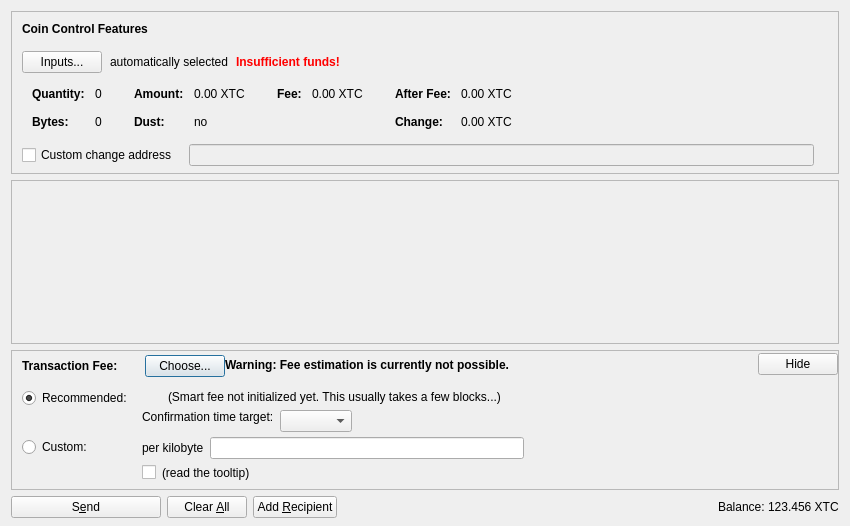
<?xml version="1.0" encoding="UTF-8"?>
<ui version="4.0">
 <class>SendCoinsDialog</class>
 <widget class="QDialog" name="SendCoinsDialog">
  <property name="geometry">
   <rect>
    <x>0</x>
    <y>0</y>
    <width>850</width>
    <height>526</height>
   </rect>
  </property>
  <property name="windowTitle">
   <string>Send Coins</string>
  </property>
  <layout class="QVBoxLayout" name="verticalLayout" stretch="0,1,0,0">
   <property name="bottomMargin">
    <number>8</number>
   </property>
   <item>
    <widget class="QFrame" name="frameCoinControl">
     <property name="sizePolicy">
      <sizepolicy hsizetype="Expanding" vsizetype="Expanding">
       <horstretch>0</horstretch>
       <verstretch>0</verstretch>
      </sizepolicy>
     </property>
     <property name="maximumSize">
      <size>
       <width>16777215</width>
       <height>16777215</height>
      </size>
     </property>
     <property name="frameShape">
      <enum>QFrame::StyledPanel</enum>
     </property>
     <property name="frameShadow">
      <enum>QFrame::Sunken</enum>
     </property>
     <layout class="QVBoxLayout" name="verticalLayoutCoinControl2">
      <property name="spacing">
       <number>0</number>
      </property>
      <property name="leftMargin">
       <number>0</number>
      </property>
      <property name="topMargin">
       <number>0</number>
      </property>
      <property name="rightMargin">
       <number>0</number>
      </property>
      <property name="bottomMargin">
       <number>6</number>
      </property>
      <item>
       <layout class="QVBoxLayout" name="verticalLayoutCoinControl" stretch="0,0,0,0,1">
        <property name="spacing">
         <number>0</number>
        </property>
        <property name="leftMargin">
         <number>10</number>
        </property>
        <property name="topMargin">
         <number>10</number>
        </property>
        <item>
         <layout class="QHBoxLayout" name="horizontalLayoutCoinControl1">
          <property name="bottomMargin">
           <number>15</number>
          </property>
          <item>
           <widget class="QLabel" name="labelCoinControlFeatures">
            <property name="sizePolicy">
             <sizepolicy hsizetype="Preferred" vsizetype="Maximum">
              <horstretch>0</horstretch>
              <verstretch>0</verstretch>
             </sizepolicy>
            </property>
            <property name="font">
             <font>
              <weight>75</weight>
              <bold>true</bold>
             </font>
            </property>
            <property name="styleSheet">
             <string notr="true">font-weight:bold;</string>
            </property>
            <property name="text">
             <string>Coin Control Features</string>
            </property>
           </widget>
          </item>
         </layout>
        </item>
        <item>
         <layout class="QHBoxLayout" name="horizontalLayoutCoinControl2" stretch="0,0,0,0">
          <property name="spacing">
           <number>8</number>
          </property>
          <property name="bottomMargin">
           <number>10</number>
          </property>
          <item>
           <widget class="QPushButton" name="pushButtonCoinControl">
            <property name="styleSheet">
             <string notr="true"/>
            </property>
            <property name="text">
             <string>Inputs...</string>
            </property>
            <property name="autoDefault">
             <bool>false</bool>
            </property>
           </widget>
          </item>
          <item>
           <widget class="QLabel" name="labelCoinControlAutomaticallySelected">
            <property name="text">
             <string>automatically selected</string>
            </property>
            <property name="margin">
             <number>5</number>
            </property>
           </widget>
          </item>
          <item>
           <widget class="QLabel" name="labelCoinControlInsuffFunds">
            <property name="font">
             <font>
              <weight>75</weight>
              <bold>true</bold>
             </font>
            </property>
            <property name="styleSheet">
             <string notr="true">color:red;font-weight:bold;</string>
            </property>
            <property name="text">
             <string>Insufficient funds!</string>
            </property>
            <property name="margin">
             <number>5</number>
            </property>
           </widget>
          </item>
          <item>
           <spacer name="horizontalSpacerCoinControl">
            <property name="orientation">
             <enum>Qt::Horizontal</enum>
            </property>
            <property name="sizeHint" stdset="0">
             <size>
              <width>40</width>
              <height>1</height>
             </size>
            </property>
           </spacer>
          </item>
         </layout>
        </item>
        <item>
         <widget class="QWidget" name="widgetCoinControl" native="true">
          <property name="sizePolicy">
           <sizepolicy hsizetype="Preferred" vsizetype="Preferred">
            <horstretch>0</horstretch>
            <verstretch>0</verstretch>
           </sizepolicy>
          </property>
          <property name="minimumSize">
           <size>
            <width>0</width>
            <height>0</height>
           </size>
          </property>
          <property name="styleSheet">
           <string notr="true"/>
          </property>
          <layout class="QHBoxLayout" name="horizontalLayoutCoinControl5">
           <property name="leftMargin">
            <number>0</number>
           </property>
           <property name="topMargin">
            <number>0</number>
           </property>
           <property name="rightMargin">
            <number>0</number>
           </property>
           <property name="bottomMargin">
            <number>0</number>
           </property>
           <item>
            <layout class="QHBoxLayout" name="horizontalLayoutCoinControl3" stretch="0,0,0,1">
             <property name="spacing">
              <number>20</number>
             </property>
             <property name="topMargin">
              <number>0</number>
             </property>
             <property name="bottomMargin">
              <number>10</number>
             </property>
             <item>
              <layout class="QFormLayout" name="formLayoutCoinControl1">
               <property name="horizontalSpacing">
                <number>10</number>
               </property>
               <property name="verticalSpacing">
                <number>14</number>
               </property>
               <property name="leftMargin">
                <number>10</number>
               </property>
               <property name="topMargin">
                <number>4</number>
               </property>
               <property name="rightMargin">
                <number>6</number>
               </property>
               <item row="0" column="0">
                <widget class="QLabel" name="labelCoinControlQuantityText">
                 <property name="font">
                  <font>
                   <weight>75</weight>
                   <bold>true</bold>
                  </font>
                 </property>
                 <property name="text">
                  <string>Quantity:</string>
                 </property>
                 <property name="margin">
                  <number>0</number>
                 </property>
                </widget>
               </item>
               <item row="0" column="1">
                <widget class="QLabel" name="labelCoinControlQuantity">
                 <property name="cursor">
                  <cursorShape>IBeamCursor</cursorShape>
                 </property>
                 <property name="contextMenuPolicy">
                  <enum>Qt::ActionsContextMenu</enum>
                 </property>
                 <property name="text">
                  <string notr="true">0</string>
                 </property>
                 <property name="margin">
                  <number>0</number>
                 </property>
                 <property name="textInteractionFlags">
                  <set>Qt::LinksAccessibleByMouse|Qt::TextSelectableByKeyboard|Qt::TextSelectableByMouse</set>
                 </property>
                </widget>
               </item>
               <item row="1" column="0">
                <widget class="QLabel" name="labelCoinControlBytesText">
                 <property name="font">
                  <font>
                   <weight>75</weight>
                   <bold>true</bold>
                  </font>
                 </property>
                 <property name="text">
                  <string>Bytes:</string>
                 </property>
                </widget>
               </item>
               <item row="1" column="1">
                <widget class="QLabel" name="labelCoinControlBytes">
                 <property name="cursor">
                  <cursorShape>IBeamCursor</cursorShape>
                 </property>
                 <property name="contextMenuPolicy">
                  <enum>Qt::ActionsContextMenu</enum>
                 </property>
                 <property name="text">
                  <string notr="true">0</string>
                 </property>
                 <property name="textInteractionFlags">
                  <set>Qt::LinksAccessibleByMouse|Qt::TextSelectableByKeyboard|Qt::TextSelectableByMouse</set>
                 </property>
                </widget>
               </item>
              </layout>
             </item>
             <item>
              <layout class="QFormLayout" name="formLayoutCoinControl2">
               <property name="horizontalSpacing">
                <number>10</number>
               </property>
               <property name="verticalSpacing">
                <number>14</number>
               </property>
               <property name="leftMargin">
                <number>6</number>
               </property>
               <property name="topMargin">
                <number>4</number>
               </property>
               <property name="rightMargin">
                <number>6</number>
               </property>
               <item row="0" column="0">
                <widget class="QLabel" name="labelCoinControlAmountText">
                 <property name="font">
                  <font>
                   <weight>75</weight>
                   <bold>true</bold>
                  </font>
                 </property>
                 <property name="text">
                  <string>Amount:</string>
                 </property>
                 <property name="margin">
                  <number>0</number>
                 </property>
                </widget>
               </item>
               <item row="0" column="1">
                <widget class="QLabel" name="labelCoinControlAmount">
                 <property name="cursor">
                  <cursorShape>IBeamCursor</cursorShape>
                 </property>
                 <property name="contextMenuPolicy">
                  <enum>Qt::ActionsContextMenu</enum>
                 </property>
                 <property name="text">
                  <string notr="true">0.00 XTC</string>
                 </property>
                 <property name="textInteractionFlags">
                  <set>Qt::LinksAccessibleByMouse|Qt::TextSelectableByKeyboard|Qt::TextSelectableByMouse</set>
                 </property>
                </widget>
               </item>
               <item row="1" column="0">
                <widget class="QLabel" name="labelCoinControlLowOutputText">
                 <property name="font">
                  <font>
                   <weight>75</weight>
                   <bold>true</bold>
                  </font>
                 </property>
                 <property name="text">
                  <string>Dust:</string>
                 </property>
                </widget>
               </item>
               <item row="1" column="1">
                <widget class="QLabel" name="labelCoinControlLowOutput">
                 <property name="cursor">
                  <cursorShape>IBeamCursor</cursorShape>
                 </property>
                 <property name="contextMenuPolicy">
                  <enum>Qt::ActionsContextMenu</enum>
                 </property>
                 <property name="text">
                  <string notr="true">no</string>
                 </property>
                 <property name="textInteractionFlags">
                  <set>Qt::LinksAccessibleByMouse|Qt::TextSelectableByKeyboard|Qt::TextSelectableByMouse</set>
                 </property>
                </widget>
               </item>
              </layout>
             </item>
             <item>
              <layout class="QFormLayout" name="formLayoutCoinControl3">
               <property name="horizontalSpacing">
                <number>10</number>
               </property>
               <property name="verticalSpacing">
                <number>14</number>
               </property>
               <property name="leftMargin">
                <number>6</number>
               </property>
               <property name="topMargin">
                <number>4</number>
               </property>
               <property name="rightMargin">
                <number>6</number>
               </property>
               <item row="0" column="0">
                <widget class="QLabel" name="labelCoinControlFeeText">
                 <property name="font">
                  <font>
                   <weight>75</weight>
                   <bold>true</bold>
                  </font>
                 </property>
                 <property name="text">
                  <string>Fee:</string>
                 </property>
                 <property name="margin">
                  <number>0</number>
                 </property>
                </widget>
               </item>
               <item row="0" column="1">
                <widget class="QLabel" name="labelCoinControlFee">
                 <property name="cursor">
                  <cursorShape>IBeamCursor</cursorShape>
                 </property>
                 <property name="contextMenuPolicy">
                  <enum>Qt::ActionsContextMenu</enum>
                 </property>
                 <property name="text">
                  <string notr="true">0.00 XTC</string>
                 </property>
                 <property name="textInteractionFlags">
                  <set>Qt::LinksAccessibleByMouse|Qt::TextSelectableByKeyboard|Qt::TextSelectableByMouse</set>
                 </property>
                </widget>
               </item>
              </layout>
             </item>
             <item>
              <layout class="QFormLayout" name="formLayoutCoinControl4">
               <property name="horizontalSpacing">
                <number>10</number>
               </property>
               <property name="verticalSpacing">
                <number>14</number>
               </property>
               <property name="leftMargin">
                <number>6</number>
               </property>
               <property name="topMargin">
                <number>4</number>
               </property>
               <property name="rightMargin">
                <number>6</number>
               </property>
               <item row="0" column="0">
                <widget class="QLabel" name="labelCoinControlAfterFeeText">
                 <property name="font">
                  <font>
                   <weight>75</weight>
                   <bold>true</bold>
                  </font>
                 </property>
                 <property name="text">
                  <string>After Fee:</string>
                 </property>
                 <property name="margin">
                  <number>0</number>
                 </property>
                </widget>
               </item>
               <item row="0" column="1">
                <widget class="QLabel" name="labelCoinControlAfterFee">
                 <property name="cursor">
                  <cursorShape>IBeamCursor</cursorShape>
                 </property>
                 <property name="contextMenuPolicy">
                  <enum>Qt::ActionsContextMenu</enum>
                 </property>
                 <property name="text">
                  <string notr="true">0.00 XTC</string>
                 </property>
                 <property name="textInteractionFlags">
                  <set>Qt::LinksAccessibleByMouse|Qt::TextSelectableByKeyboard|Qt::TextSelectableByMouse</set>
                 </property>
                </widget>
               </item>
               <item row="1" column="0">
                <widget class="QLabel" name="labelCoinControlChangeText">
                 <property name="font">
                  <font>
                   <weight>75</weight>
                   <bold>true</bold>
                  </font>
                 </property>
                 <property name="text">
                  <string>Change:</string>
                 </property>
                </widget>
               </item>
               <item row="1" column="1">
                <widget class="QLabel" name="labelCoinControlChange">
                 <property name="cursor">
                  <cursorShape>IBeamCursor</cursorShape>
                 </property>
                 <property name="contextMenuPolicy">
                  <enum>Qt::ActionsContextMenu</enum>
                 </property>
                 <property name="text">
                  <string notr="true">0.00 XTC</string>
                 </property>
                 <property name="textInteractionFlags">
                  <set>Qt::LinksAccessibleByMouse|Qt::TextSelectableByKeyboard|Qt::TextSelectableByMouse</set>
                 </property>
                </widget>
               </item>
              </layout>
             </item>
            </layout>
           </item>
          </layout>
         </widget>
        </item>
        <item>
         <layout class="QHBoxLayout" name="horizontalLayoutCoinControl4" stretch="0,0,0">
          <property name="spacing">
           <number>12</number>
          </property>
          <property name="sizeConstraint">
           <enum>QLayout::SetDefaultConstraint</enum>
          </property>
          <property name="topMargin">
           <number>5</number>
          </property>
          <property name="rightMargin">
           <number>5</number>
          </property>
          <item>
           <widget class="QCheckBox" name="checkBoxCoinControlChange">
            <property name="toolTip">
             <string>If this is activated, but the change address is empty or invalid, change will be sent to a newly generated address.</string>
            </property>
            <property name="text">
             <string>Custom change address</string>
            </property>
           </widget>
          </item>
          <item>
           <widget class="QValidatedLineEdit" name="lineEditCoinControlChange">
            <property name="enabled">
             <bool>false</bool>
            </property>
            <property name="sizePolicy">
             <sizepolicy hsizetype="Expanding" vsizetype="Fixed">
              <horstretch>0</horstretch>
              <verstretch>0</verstretch>
             </sizepolicy>
            </property>
           </widget>
          </item>
          <item>
           <widget class="QLabel" name="labelCoinControlChangeLabel">
            <property name="sizePolicy">
             <sizepolicy hsizetype="Preferred" vsizetype="Expanding">
              <horstretch>0</horstretch>
              <verstretch>0</verstretch>
             </sizepolicy>
            </property>
            <property name="minimumSize">
             <size>
              <width>0</width>
              <height>0</height>
             </size>
            </property>
            <property name="text">
             <string/>
            </property>
            <property name="margin">
             <number>3</number>
            </property>
           </widget>
          </item>
         </layout>
        </item>
        <item>
         <spacer name="verticalSpacerCoinControl">
          <property name="orientation">
           <enum>Qt::Vertical</enum>
          </property>
          <property name="sizeHint" stdset="0">
           <size>
            <width>800</width>
            <height>1</height>
           </size>
          </property>
         </spacer>
        </item>
       </layout>
      </item>
     </layout>
    </widget>
   </item>
   <item>
    <widget class="QScrollArea" name="scrollArea">
     <property name="widgetResizable">
      <bool>true</bool>
     </property>
     <widget class="QWidget" name="scrollAreaWidgetContents">
      <property name="geometry">
       <rect>
        <x>0</x>
        <y>0</y>
        <width>830</width>
        <height>104</height>
       </rect>
      </property>
      <layout class="QVBoxLayout" name="verticalLayout_2" stretch="0,1">
       <property name="leftMargin">
        <number>0</number>
       </property>
       <property name="topMargin">
        <number>0</number>
       </property>
       <property name="rightMargin">
        <number>0</number>
       </property>
       <property name="bottomMargin">
        <number>0</number>
       </property>
       <item>
        <layout class="QVBoxLayout" name="entries">
         <property name="spacing">
          <number>6</number>
         </property>
        </layout>
       </item>
       <item>
        <spacer name="verticalSpacer">
         <property name="orientation">
          <enum>Qt::Vertical</enum>
         </property>
         <property name="sizeHint" stdset="0">
          <size>
           <width>20</width>
           <height>40</height>
          </size>
         </property>
        </spacer>
       </item>
      </layout>
     </widget>
    </widget>
   </item>
   <item>
    <widget class="QFrame" name="frameFee">
     <property name="sizePolicy">
      <sizepolicy hsizetype="Expanding" vsizetype="Expanding">
       <horstretch>0</horstretch>
       <verstretch>0</verstretch>
      </sizepolicy>
     </property>
     <property name="maximumSize">
      <size>
       <width>16777215</width>
       <height>16777215</height>
      </size>
     </property>
     <property name="frameShape">
      <enum>QFrame::StyledPanel</enum>
     </property>
     <property name="frameShadow">
      <enum>QFrame::Sunken</enum>
     </property>
     <layout class="QVBoxLayout" name="verticalLayoutFee1">
      <property name="spacing">
       <number>0</number>
      </property>
      <property name="leftMargin">
       <number>0</number>
      </property>
      <property name="topMargin">
       <number>0</number>
      </property>
      <property name="rightMargin">
       <number>0</number>
      </property>
      <property name="bottomMargin">
       <number>0</number>
      </property>
      <item>
       <layout class="QVBoxLayout" name="verticalLayoutFee2" stretch="0,0,0">
        <property name="spacing">
         <number>0</number>
        </property>
        <property name="leftMargin">
         <number>10</number>
        </property>
        <property name="topMargin">
         <number>0</number>
        </property>
        <item>
         <layout class="QHBoxLayout" name="horizontalLayoutFee1">
          <property name="bottomMargin">
           <number>0</number>
          </property>
          <item>
           <layout class="QVBoxLayout" name="verticalLayoutFee7">
            <property name="spacing">
             <number>0</number>
            </property>
            <item>
             <spacer name="verticalSpacerSmartFee">
              <property name="orientation">
               <enum>Qt::Vertical</enum>
              </property>
              <property name="sizeType">
               <enum>QSizePolicy::Fixed</enum>
              </property>
              <property name="sizeHint" stdset="0">
               <size>
                <width>1</width>
                <height>4</height>
               </size>
              </property>
             </spacer>
            </item>
            <item>
             <layout class="QHBoxLayout" name="horizontalLayoutSmartFee">
              <property name="spacing">
               <number>10</number>
              </property>
              <item>
               <widget class="QLabel" name="labelFeeHeadline">
                <property name="sizePolicy">
                 <sizepolicy hsizetype="Preferred" vsizetype="Maximum">
                  <horstretch>0</horstretch>
                  <verstretch>0</verstretch>
                 </sizepolicy>
                </property>
                <property name="font">
                 <font>
                  <weight>75</weight>
                  <bold>true</bold>
                 </font>
                </property>
                <property name="styleSheet">
                 <string notr="true">font-weight:bold;</string>
                </property>
                <property name="text">
                 <string>Transaction Fee:</string>
                </property>
               </widget>
              </item>
              <item>
               <widget class="QLabel" name="labelFeeMinimized">
                <property name="text">
                 <string/>
                </property>
               </widget>
              </item>
              <item>
               <widget class="QPushButton" name="buttonChooseFee">
                <property name="text">
                 <string>Choose...</string>
                </property>
               </widget>
              </item>
             </layout>
            </item>
            <item>
             <spacer name="verticalSpacer_5">
              <property name="orientation">
               <enum>Qt::Vertical</enum>
              </property>
              <property name="sizeHint" stdset="0">
               <size>
                <width>1</width>
                <height>1</height>
               </size>
              </property>
             </spacer>
            </item>
           </layout>
          </item>
          <item>
           <widget class="QLabel" name="fallbackFeeWarningLabel">
            <property name="toolTip">
             <string>Using the fallbackfee can result in sending a transaction that will take several hours or days (or never) to confirm. Consider choosing your fee manually or wait until you have validated the complete chain.</string>
            </property>
            <property name="font">
            <font>
                <weight>75</weight>
                <bold>true</bold>
            </font>
            </property>
            <property name="text">
             <string>Warning: Fee estimation is currently not possible.</string>
            </property>
            <property name="wordWrap">
             <bool>false</bool>
            </property>
           </widget>
          </item>
          <item>
           <spacer name="horizontalSpacer_4">
            <property name="orientation">
             <enum>Qt::Horizontal</enum>
            </property>
            <property name="sizeType">
             <enum>QSizePolicy::MinimumExpanding</enum>
            </property>
            <property name="sizeHint" stdset="0">
             <size>
              <width>40</width>
              <height>20</height>
             </size>
            </property>
           </spacer>
          </item>
          <item>
           <widget class="QPushButton" name="buttonMinimizeFee">
            <property name="toolTip">
             <string>collapse fee-settings</string>
            </property>
            <property name="text">
             <string>Hide</string>
            </property>
           </widget>
          </item>
         </layout>
        </item>
        <item>
         <widget class="QFrame" name="frameFeeSelection">
          <layout class="QVBoxLayout" name="verticalLayoutFee12">
           <property name="spacing">
            <number>0</number>
           </property>
           <property name="leftMargin">
            <number>0</number>
           </property>
           <property name="topMargin">
            <number>0</number>
           </property>
           <property name="rightMargin">
            <number>0</number>
           </property>
           <property name="bottomMargin">
            <number>0</number>
           </property>
           <item>
            <layout class="QGridLayout" name="gridLayoutFee">
             <property name="topMargin">
              <number>10</number>
             </property>
             <property name="bottomMargin">
              <number>4</number>
             </property>
             <property name="horizontalSpacing">
              <number>10</number>
             </property>
             <property name="verticalSpacing">
              <number>4</number>
             </property>
             <item row="1" column="1">
              <layout class="QVBoxLayout" name="verticalLayoutFee8">
               <property name="spacing">
                <number>6</number>
               </property>
               <item>
                <layout class="QHBoxLayout" name="horizontalLayoutFee13">
                 <item>
                  <widget class="QLabel" name="labelCustomPerKilobyte">
                   <property name="toolTip">
                    <string>If the custom fee is set to 1000 satoshis and the transaction is only 250 bytes, then &quot;per kilobyte&quot; only pays 250 satoshis in fee, while &quot;total at least&quot; pays 1000 satoshis. For transactions bigger than a kilobyte both pay by kilobyte.</string>
                   </property>
                   <property name="text">
                    <string>per kilobyte</string>
                   </property>
                  </widget>
                 </item>
                 <item>
                  <widget class="BitcoinAmountField" name="customFee"/>
                 </item>
                 <item>
                  <spacer name="horizontalSpacer_6">
                   <property name="orientation">
                    <enum>Qt::Horizontal</enum>
                   </property>
                   <property name="sizeHint" stdset="0">
                    <size>
                     <width>1</width>
                     <height>1</height>
                    </size>
                   </property>
                  </spacer>
                 </item>
                </layout>
               </item>
               <item>
                <layout class="QHBoxLayout" name="horizontalLayoutFee8">
                 <item>
                  <widget class="QCheckBox" name="checkBoxMinimumFee">
                   <property name="toolTip">
                    <string>Paying only the minimum fee is just fine as long as there is less transaction volume than space in the blocks. But be aware that this can end up in a never confirming transaction once there is more demand for xaitencoin transactions than the network can process.</string>
                   </property>
                   <property name="text">
                    <string/>
                   </property>
                  </widget>
                 </item>
                 <item>
                  <widget class="QLabel" name="labelMinFeeWarning">
                   <property name="enabled">
                    <bool>true</bool>
                   </property>
                   <property name="toolTip">
                    <string>Paying only the minimum fee is just fine as long as there is less transaction volume than space in the blocks. But be aware that this can end up in a never confirming transaction once there is more demand for xaitencoin transactions than the network can process.</string>
                   </property>
                   <property name="text">
                    <string>(read the tooltip)</string>
                   </property>
                   <property name="margin">
                    <number>5</number>
                   </property>
                  </widget>
                 </item>
                 <item>
                  <spacer name="horizontalSpacer_2">
                   <property name="orientation">
                    <enum>Qt::Horizontal</enum>
                   </property>
                   <property name="sizeHint" stdset="0">
                    <size>
                     <width>1</width>
                     <height>1</height>
                    </size>
                   </property>
                  </spacer>
                 </item>
                </layout>
               </item>
              </layout>
             </item>
             <item row="0" column="0">
              <layout class="QVBoxLayout" name="verticalLayoutFee4" stretch="0,1">
               <item>
                <widget class="QRadioButton" name="radioSmartFee">
                 <property name="text">
                  <string>Recommended:</string>
                 </property>
                 <property name="checked">
                  <bool>true</bool>
                 </property>
                 <attribute name="buttonGroup">
                  <string notr="true">groupFee</string>
                 </attribute>
                </widget>
               </item>
               <item>
                <spacer name="verticalSpacer_2">
                 <property name="orientation">
                  <enum>Qt::Vertical</enum>
                 </property>
                 <property name="sizeHint" stdset="0">
                  <size>
                   <width>1</width>
                   <height>1</height>
                  </size>
                 </property>
                </spacer>
               </item>
              </layout>
             </item>
             <item row="1" column="0">
              <layout class="QVBoxLayout" name="verticalLayoutFee9" stretch="0,1">
               <item>
                <widget class="QRadioButton" name="radioCustomFee">
                 <property name="text">
                  <string>Custom:</string>
                 </property>
                 <attribute name="buttonGroup">
                  <string notr="true">groupFee</string>
                 </attribute>
                </widget>
               </item>
               <item>
                <spacer name="verticalSpacer_6">
                 <property name="orientation">
                  <enum>Qt::Vertical</enum>
                 </property>
                 <property name="sizeHint" stdset="0">
                  <size>
                   <width>1</width>
                   <height>1</height>
                  </size>
                 </property>
                </spacer>
               </item>
              </layout>
             </item>
             <item row="0" column="1">
              <layout class="QVBoxLayout" name="verticalLayoutFee3" stretch="0,0,1">
               <property name="spacing">
                <number>6</number>
               </property>
               <property name="topMargin">
                <number>2</number>
               </property>
               <item>
                <layout class="QHBoxLayout" name="horizontalLayoutFee12">
                 <item>
                  <widget class="QLabel" name="labelSmartFee">
                   <property name="text">
                    <string/>
                   </property>
                   <property name="margin">
                    <number>2</number>
                   </property>
                  </widget>
                 </item>
                 <item>
                  <widget class="QLabel" name="labelFeeEstimation">
                   <property name="text">
                    <string/>
                   </property>
                  </widget>
                 </item>
                 <item>
                  <widget class="QLabel" name="labelSmartFee2">
                   <property name="text">
                    <string>(Smart fee not initialized yet. This usually takes a few blocks...)</string>
                   </property>
                   <property name="margin">
                    <number>2</number>
                   </property>
                  </widget>
                 </item>
                 <item>
                  <spacer name="horizontalSpacer_5">
                   <property name="orientation">
                    <enum>Qt::Horizontal</enum>
                   </property>
                   <property name="sizeHint" stdset="0">
                    <size>
                     <width>1</width>
                     <height>1</height>
                    </size>
                   </property>
                  </spacer>
                 </item>
                </layout>
               </item>
               <item>
                <layout class="QHBoxLayout" name="horizontalLayoutFee9">
                 <item>
                  <layout class="QVBoxLayout" name="verticalLayoutFee6">
                   <item>
                    <widget class="QLabel" name="labelSmartFee3">
                     <property name="text">
                      <string>Confirmation time target:</string>
                     </property>
                     <property name="margin">
                      <number>2</number>
                     </property>
                    </widget>
                   </item>
                   <item>
                    <spacer name="verticalSpacer_3">
                     <property name="orientation">
                      <enum>Qt::Vertical</enum>
                     </property>
                     <property name="sizeHint" stdset="0">
                      <size>
                       <width>1</width>
                       <height>1</height>
                      </size>
                     </property>
                    </spacer>
                   </item>
                  </layout>
                 </item>
                 <item>
                  <layout class="QVBoxLayout" name="verticalLayoutFee5">
                   <property name="rightMargin">
                    <number>30</number>
                   </property>
                   <item>
                    <layout class="QHBoxLayout" name="horizontalLayoutConfTarget">
                     <property name="bottomMargin">
                      <number>0</number>
                     </property>
                     <item>
                      <widget class="QComboBox" name="confTargetSelector"/>
                     </item>
                     <item>
                      <spacer name="horizontalSpacerConfTarget">
                       <property name="orientation">
                        <enum>Qt::Horizontal</enum>
                       </property>
                       <property name="sizeHint" stdset="0">
                        <size>
                         <width>40</width>
                         <height>20</height>
                        </size>
                       </property>
                      </spacer>
                     </item>
                    </layout>
                   </item>
                  </layout>
                 </item>
                </layout>
               </item>
               <item>
                <spacer name="verticalSpacer_4">
                 <property name="orientation">
                  <enum>Qt::Vertical</enum>
                 </property>
                 <property name="sizeHint" stdset="0">
                  <size>
                   <width>1</width>
                   <height>1</height>
                  </size>
                 </property>
                </spacer>
               </item>
              </layout>
             </item>
            </layout>
           </item>
          </layout>
         </widget>
        </item>
        <item>
         <spacer name="verticalSpacerFee">
          <property name="orientation">
           <enum>Qt::Vertical</enum>
          </property>
          <property name="sizeHint" stdset="0">
           <size>
            <width>40</width>
            <height>5</height>
           </size>
          </property>
         </spacer>
        </item>
       </layout>
      </item>
     </layout>
    </widget>
   </item>
   <item>
    <layout class="QHBoxLayout" name="horizontalLayout">
     <item>
      <widget class="QPushButton" name="sendButton">
       <property name="minimumSize">
        <size>
         <width>150</width>
         <height>0</height>
        </size>
       </property>
       <property name="toolTip">
        <string>Confirm the send action</string>
       </property>
       <property name="text">
        <string>S&amp;end</string>
       </property>
       <property name="icon">
        <iconset resource="../bitcoin.qrc">
         <normaloff>:/icons/send</normaloff>:/icons/send</iconset>
       </property>
       <property name="autoDefault">
        <bool>false</bool>
       </property>
       <property name="default">
        <bool>false</bool>
       </property>
      </widget>
     </item>
     <item>
      <widget class="QPushButton" name="clearButton">
       <property name="sizePolicy">
        <sizepolicy hsizetype="Minimum" vsizetype="Fixed">
         <horstretch>0</horstretch>
         <verstretch>0</verstretch>
        </sizepolicy>
       </property>
       <property name="toolTip">
        <string>Clear all fields of the form.</string>
       </property>
       <property name="text">
        <string>Clear &amp;All</string>
       </property>
       <property name="icon">
        <iconset resource="../bitcoin.qrc">
         <normaloff>:/icons/remove</normaloff>:/icons/remove</iconset>
       </property>
       <property name="autoDefault">
        <bool>false</bool>
       </property>
      </widget>
     </item>
     <item>
      <widget class="QPushButton" name="addButton">
       <property name="toolTip">
        <string>Send to multiple recipients at once</string>
       </property>
       <property name="text">
        <string>Add &amp;Recipient</string>
       </property>
       <property name="icon">
        <iconset resource="../bitcoin.qrc">
         <normaloff>:/icons/add</normaloff>:/icons/add</iconset>
       </property>
       <property name="autoDefault">
        <bool>false</bool>
       </property>
      </widget>
     </item>
     <item>
      <spacer name="horizontalSpacer">
       <property name="orientation">
        <enum>Qt::Horizontal</enum>
       </property>
       <property name="sizeHint" stdset="0">
        <size>
         <width>40</width>
         <height>20</height>
        </size>
       </property>
      </spacer>
     </item>
     <item>
      <layout class="QHBoxLayout" name="horizontalLayout_2">
       <property name="spacing">
        <number>3</number>
       </property>
       <item>
        <widget class="QLabel" name="label">
         <property name="sizePolicy">
          <sizepolicy hsizetype="Preferred" vsizetype="Fixed">
           <horstretch>0</horstretch>
           <verstretch>0</verstretch>
          </sizepolicy>
         </property>
         <property name="text">
          <string>Balance:</string>
         </property>
        </widget>
       </item>
       <item>
        <widget class="QLabel" name="labelBalance">
         <property name="sizePolicy">
          <sizepolicy hsizetype="Preferred" vsizetype="Fixed">
           <horstretch>0</horstretch>
           <verstretch>0</verstretch>
          </sizepolicy>
         </property>
         <property name="cursor">
          <cursorShape>IBeamCursor</cursorShape>
         </property>
         <property name="text">
          <string notr="true">123.456 XTC</string>
         </property>
         <property name="textInteractionFlags">
          <set>Qt::LinksAccessibleByMouse|Qt::TextSelectableByKeyboard|Qt::TextSelectableByMouse</set>
         </property>
        </widget>
       </item>
      </layout>
     </item>
    </layout>
   </item>
  </layout>
 </widget>
 <customwidgets>
  <customwidget>
   <class>QValidatedLineEdit</class>
   <extends>QLineEdit</extends>
   <header>qt/qvalidatedlineedit.h</header>
  </customwidget>
  <customwidget>
   <class>BitcoinAmountField</class>
   <extends>QLineEdit</extends>
   <header>qt/bitcoinamountfield.h</header>
   <container>1</container>
  </customwidget>
 </customwidgets>
 <resources>
  <include location="../bitcoin.qrc"/>
 </resources>
 <connections/>
 <buttongroups>
  <buttongroup name="groupFee"/>
 </buttongroups>
</ui>
